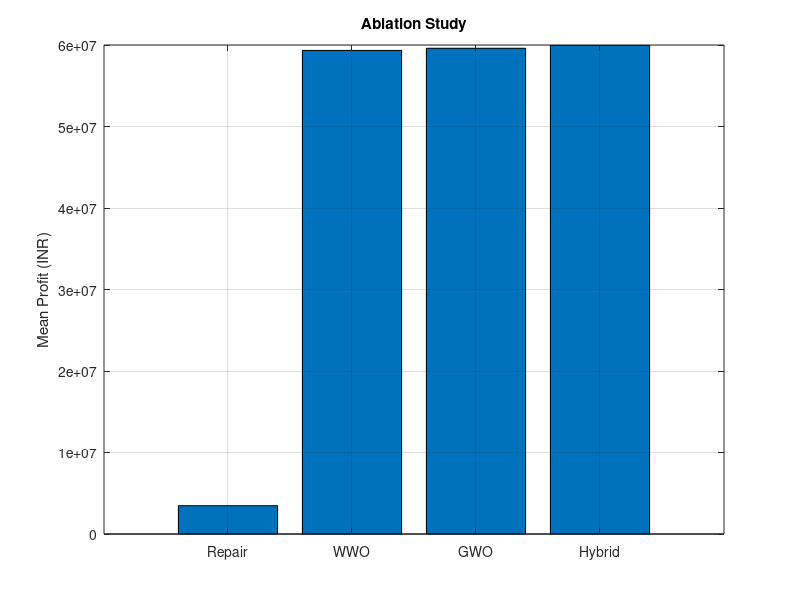

Write the MATLAB code that produced this figure.
clc;
clear;

RepairOnly = 3472390.09;

WWO = 59336378.73;

GWO = 59599260.10;

Hybrid = 59946094.42;

fprintf('\n========================\n');
fprintf('ABLATION STUDY\n');
fprintf('========================\n');

fprintf('Repair Only     : %.2f\n',RepairOnly);
fprintf('WWO             : %.2f\n',WWO);
fprintf('GWO             : %.2f\n',GWO);
fprintf('CA-HWW-GWO      : %.2f\n',Hybrid);

figure

bar([RepairOnly WWO GWO Hybrid])

set(gca,...
    'XTickLabel',...
    {'Repair','WWO','GWO','Hybrid'})

ylabel('Mean Profit (INR)')

title('Ablation Study')

grid on
